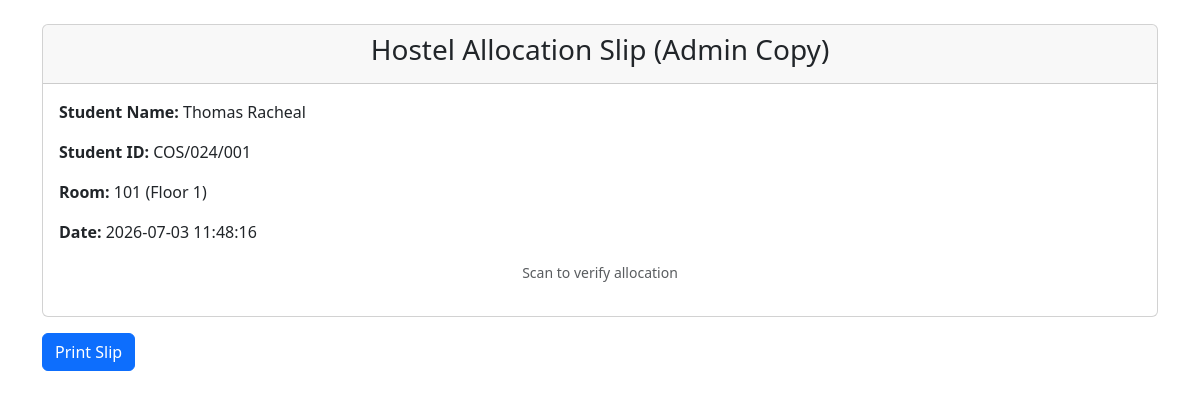
/admin/generate_slip.php?id=1 (signed in), run on the app's committed database.
### tables this page shows
CREATE TABLE `allocations` (
  `id` int(11) NOT NULL,
  `student_id` int(11) NOT NULL,
  `room_id` int(11) NOT NULL,
  `allocation_date` timestamp NOT NULL DEFAULT current_timestamp(),
  `status` enum('active','inactive') DEFAULT 'active'
);

CREATE TABLE `students` (
  `id` int(11) NOT NULL,
  `student_id` varchar(20) NOT NULL,
  `full_name` varchar(100) NOT NULL,
  `email` varchar(100) NOT NULL,
  `phone` varchar(15) NOT NULL,
  `password` varchar(255) NOT NULL,
  `payment_status` enum('pending','verified') DEFAULT 'pending',
  `payment_ref` varchar(255) DEFAULT NULL,
  `payment_proof` varchar(255) DEFAULT NULL,
  `payment_method` enum('receipt','online') DEFAULT 'receipt',
  `created_at` timestamp NOT NULL DEFAULT current_timestamp()
);

CREATE TABLE `rooms` (
  `id` int(11) NOT NULL,
  `room_number` varchar(10) NOT NULL,
  `floor` int(11) NOT NULL,
  `capacity` int(11) DEFAULT 4,
  `occupied` int(11) DEFAULT 0
);

### admin/generate_slip.php (the view, shortened to what this page needs)
<?php
require_once '../includes/config.php';
$allocation_id = $_GET['id'] ?? 0;
$stmt = $conn->prepare("SELECT a.*, s.full_name, s.student_id as sid, s.email, r.room_number, r.floor
                        FROM allocations a
                        JOIN students s ON a.student_id = s.id
                        JOIN rooms r ON a.room_id = r.id
                        WHERE a.id = ?");
$stmt->bind_param("i", $allocation_id);
$stmt->execute();
$data = $stmt->get_result()->fetch_assoc();
?>
<!DOCTYPE html>
<html>
<head>
    <link href="https://cdn.jsdelivr.net/npm/bootstrap@5.3.0/dist/css/bootstrap.min.css" rel="stylesheet">
</head>
<body>
<div class="container mt-4">
    <div class="card">
        <div class="card-header text-center"><h3>Hostel Allocation Slip (Admin Copy)</h3></div>
        <div class="card-body">
            <p><strong>Student Name:</strong> <?= htmlspecialchars($data['full_name']) ?></p>
            <p><strong>Student ID:</strong> <?= $data['sid'] ?></p>
            <p><strong>Room:</strong> <?= $data['room_number'] ?> (Floor <?= $data['floor'] ?>)</p>
            <p><strong>Date:</strong> <?= $data['allocation_date'] ?></p>
            <p class="text-muted text-center"><small>Scan to verify allocation</small></p>
        </div>
    </div>
    <button class="btn btn-primary no-print mt-3" onclick="window.print()">Print Slip</button>
</div>
</body>
</html>

### data on the page
allocations: student.full_name "Thomas Racheal", student.student_id "COS/024/001", room.room_number "101", room.floor "1", allocation_date "2026-07-03 11:48:16"
